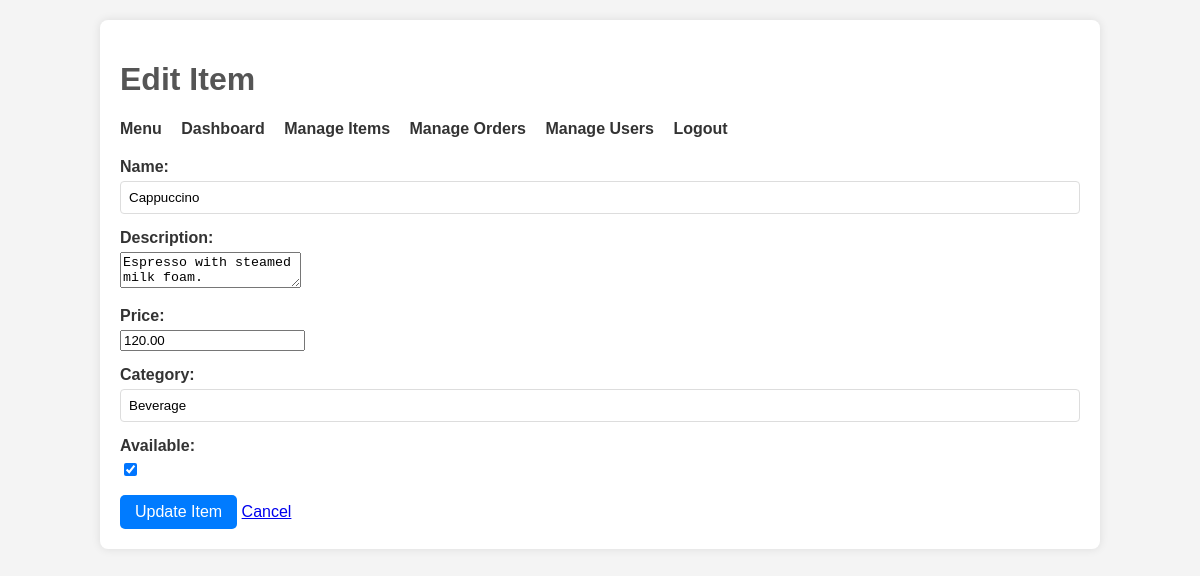
The page /admin/edit_item.php?id=1 (signed in) on the database its author committed.
### tables this page shows
CREATE TABLE `items` (
  `item_id` int(11) NOT NULL,
  `name` varchar(100) NOT NULL,
  `description` text DEFAULT NULL,
  `price` decimal(10,2) NOT NULL,
  `category` varchar(50) DEFAULT NULL,
  `is_available` tinyint(1) DEFAULT 1
);

### admin/edit_item.php (the view, shortened to what this page needs)
<?php
require '../database.php';
if (isset($_GET['id']) && is_numeric($_GET['id'])) {
    $item_id = $_GET['id'];
    try {
        $stmt = $pdo->prepare("SELECT * FROM items WHERE item_id = :item_id");
        $stmt->bindParam(':item_id', $item_id);
        $stmt->execute();
        $item = $stmt->fetch(PDO::FETCH_ASSOC);
    } catch (PDOException $e) {
        die("Error fetching item: " . $e->getMessage());
    }
} else {
    die("Invalid item ID.");
}
?>
<!DOCTYPE html>
<html lang="en">
<head>
    <link rel="stylesheet" href="../css/style.css">
</head>
<body>
    <div class="container">
        <h1>Edit Item</h1>
        <nav>
            <ul>
                <li><a href="../index.php">Menu</a></li>
                <li><a href="index.php">Dashboard</a></li>
                <li><a href="manage_items.php">Manage Items</a></li>
                <li><a href="manage_orders.php">Manage Orders</a></li>
                <?php if ($_SESSION['role'] == 'administrator'): ?>
                    <li><a href="manage_users.php">Manage Users</a></li>
                <?php endif; ?>
                <li><a href="../auth/logout.php">Logout</a></li>
            </ul>
        </nav>
        <form method="post">
            <div class="form-group">
                <label for="name">Name:</label>
                <input type="text" id="name" name="name" value="<?= htmlspecialchars($item['name']) ?>" required>
            </div>
            <div class="form-group">
                <label for="description">Description:</label>
                <textarea id="description" name="description"><?= htmlspecialchars($item['description']) ?></textarea>
            </div>
            <div class="form-group">
                <label for="price">Price:</label>
                <input type="number" step="0.01" id="price" name="price" value="<?= htmlspecialchars($item['price']) ?>" required>
            </div>
            <div class="form-group">
                <label for="category">Category:</label>
                <input type="text" id="category" name="category" value="<?= htmlspecialchars($item['category']) ?>" required>
            </div>
            <div class="form-group">
                <label for="is_available">Available:</label>
                <input type="checkbox" id="is_available" name="is_available" value="1" <?= $item['is_available'] ? 'checked' : '' ?>>
            </div>
            <button type="submit">Update Item</button>
            <a href="manage_items.php" class="button">Cancel</a>
        </form>
    </div>
</body>
</html>

### css/style.css (style rules this page uses)
body { font-family: sans-serif; margin: 20px; background-color: #f4f4f4; color: #333; }
.container { max-width: 960px; margin: 0 auto; background-color: #fff; padding: 20px; border-radius: 8px; box-shadow: 0 0 10px rgba(0, 0, 0, 0.1); }
h1, h2, h3 { color: #555; }
button { background-color: #007bff; color: white; border: none; padding: 8px 15px; border-radius: 5px; cursor: pointer; font-size: 1em; }
.form-group { margin-bottom: 15px; }
label { display: block; margin-bottom: 5px; font-weight: bold; }
input[type="text"], input[type="password"], input[type="email"], select { width: 100%; padding: 8px; border: 1px solid #ddd; border-radius: 4px; box-sizing: border-box; }
nav ul { list-style: none; padding: 0; margin-bottom: 20px; }
nav ul li { display: inline; margin-right: 15px; }
nav a { text-decoration: none; color: #333; font-weight: bold; }

### rows shown on the page
items: name "Cappuccino", description "Espresso with steamed milk foam.", price "120.00", category "Beverage", is_available "☑"
